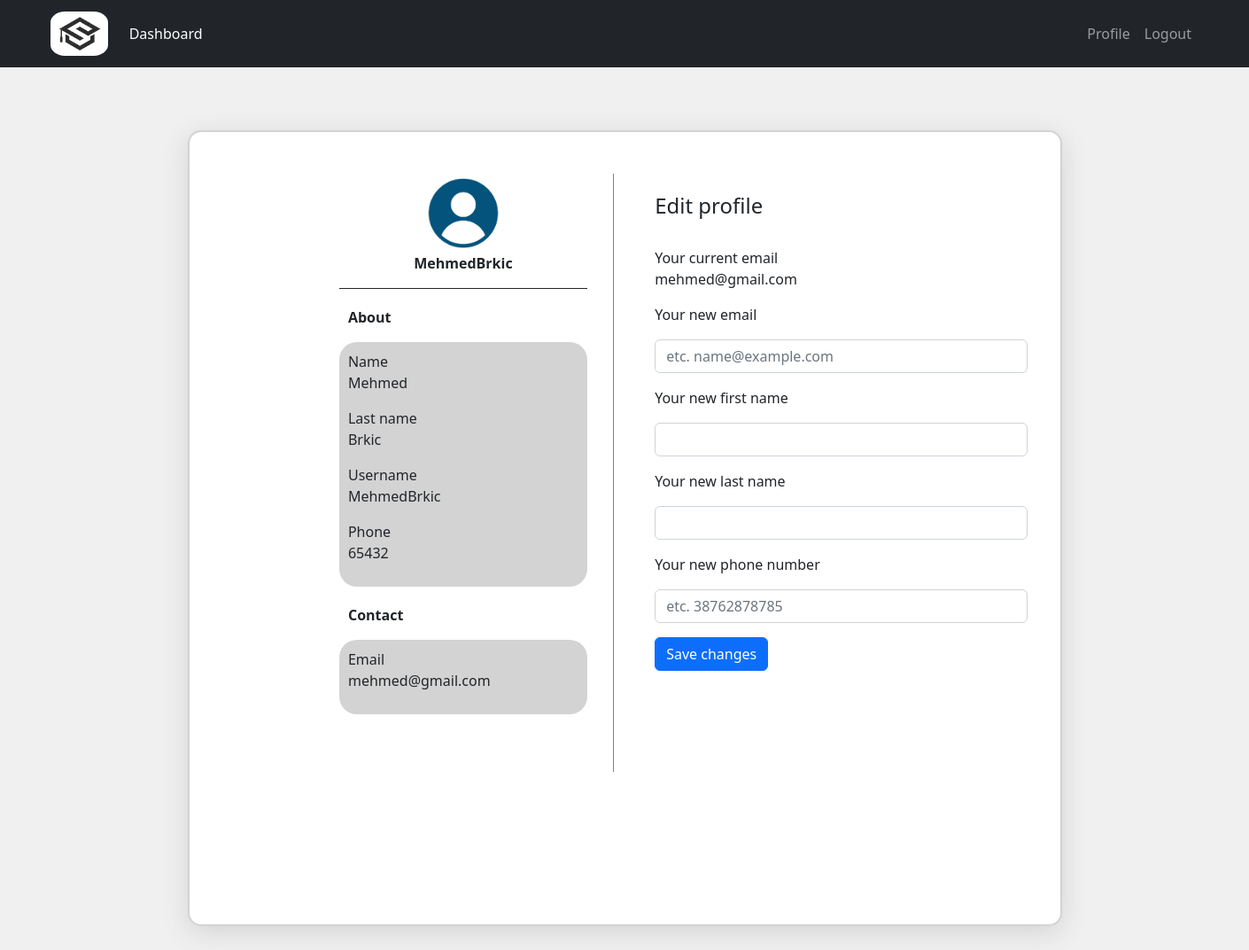
The app's page /courses/profile/18 (signed in), older data.
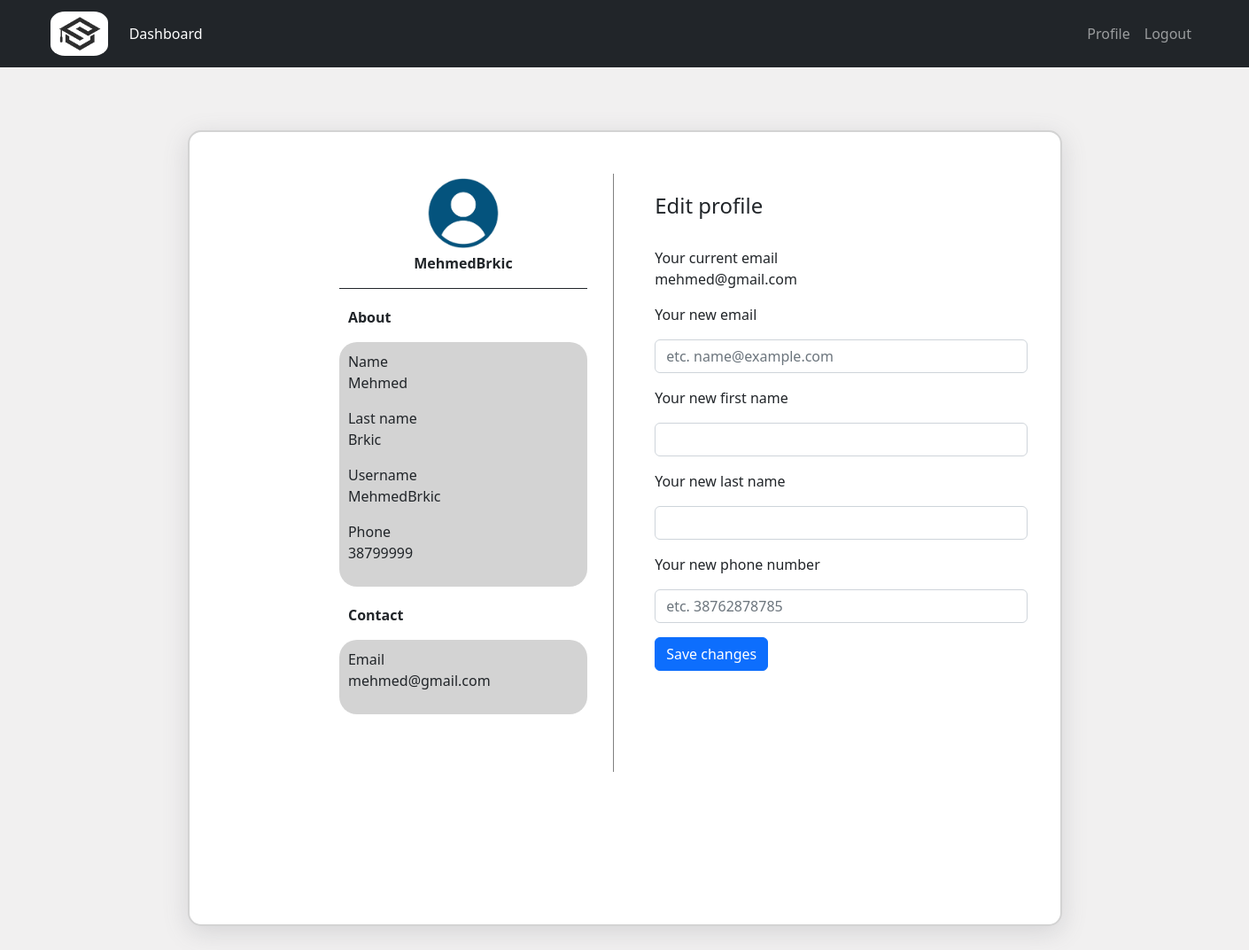
The same page, newer data.
### courses/models.py (models this page shows, shortened)
class Tutor(models.Model):
    user = models.OneToOneField(NewUser,on_delete=models.CASCADE,primary_key=True,related_name='Tutor')
    phone = models.IntegerField()
    course = models.ManyToManyField(Course,through="TutorCourse")

### courses/views.py (the view, shortened to what this page needs)
# urls.py: path('profile/<int:pk>',views.profile,name='profile'),
@login_required
def profile(request,pk):
   user_form = UserUpdateForm()
   return render(request,'courses/profile.html',{'user_form':user_form})

### courses/forms.py
class UserUpdateForm(forms.ModelForm):
    first_name = forms.CharField(required=False, label='First name:', widget=forms.TextInput(attrs={'class':'form-control'}))
    last_name = forms.CharField(required=False, label='Last name:', widget=forms.TextInput(attrs={'class':'form-control'}))
    email = forms.EmailField(required=False, label='Email:', widget=forms.EmailInput(attrs={"placeholder": "etc. name@example.com",
                                                                            "class":"form-control"}))
    phone = forms.CharField(label='Phone number:', widget=forms.NumberInput(
                                                   attrs={"placeholder": "etc. 38762878785","class":"form-control"}))
    class Meta():
        model = NewUser
        fields = ['first_name','last_name','email']

### courses/templatetags/tag.py (called while the page is built)
@register.simple_tag
def getTutor(user):
    tutor = get_object_or_404(Tutor,user=user)
    return tutor

### templates/courses/profile.html (shortened to what this page needs)
{% extends 'courses/dashboard.html' %}
{% block content_courses %}
{% load static %}
<div class="row no-gutters" style="background-color: white; border-radius: 15px; padding: 25px; border: 2px solid lightgray;
                                   box-shadow: rgba(100, 100, 111, 0.2) 0px 7px 29px 0px; width:70%; margin-top: 5%;
                                   margin-bottom: 5%; margin-left: auto; margin-right: auto;">
    <div class="col no-gutters">
        <div id="leftside">
            <div style="margin-top:5%; margin-left: 30%; width: 280px;">
                <div class="horizontalCenter" style="width: 100%;">
                    <img src="{% static 'img/user.png' %}" style="width: 120px;" alt="user">
                </div>
                <p class="horizontalCenter" style="font-weight: bold; margin-bottom: 5px;">{{ user.username }}</p>
                <hr style="background-color: lightgray; opacity: 1;">
            </div>
            <div style="margin-left: 30%; width: 280px; margin-top: 20px;">
                <p style="font-weight: bold; margin-left: 10px;">About</p>
                <div style="background-color: lightgray; border-radius: 20px; height: fit-content;">
                    <div style="padding: 10px;">
                        <p><span>Name</span>
                            <br><span style="font-weight: lighter;">{{ user.first_name }}</span></p>
                        <p><span>Last name</span>
                            <br><span style="font-weight: lighter;">{{ user.last_name }}</span></p>
                        <p><span>Username</span>
                            <br><span style="font-weight: lighter;">{{ user.username }}</span></p>
                        {% load tag %}
                        {% if user.is_student %}
                           {% getStudent user as student %}
                            <p><span>Phone</span>
                                <br><span style="font-weight: lighter;">{{ student.phone }}</span></p>
                            <p><span>Age</span>
                                <br><span style="font-weight: lighter;">{{ student.age }}</span></p>
                        {% else %}
                            {% getTutor user as tutor %}
                                <p><span>Phone</span>
                                    <br><span style="font-weight: lighter;">{{ tutor.phone }}</span></p>
                        {% endif %}
                    </div>
                </div>
                <p style="font-weight: bold; margin-left: 10px; margin-top: 20px;">Contact</p>
                <div style="background-color: lightgray; border-radius: 20px; height: fit-content;">
                    <div style="padding: 10px;">
                        <p><span>Email</span>
                            <br><span style="font-weight: lighter;">{{ user.email }}</span></p>
                    </div>
                </div>
            </div>
        </div>
    </div>
    <div class="col no-gutters">
        <div id="rightside">
            <div style="margin-top:10%; margin-left: 5%;">
                <h4>Edit profile</h4>
                <br>
                <p><span>Your current email</span>
                    <br><span style="font-weight: lighter;">{{ user.email }}</span></p>
                <form action="{% url 'profile' pk=user.pk %}" method="POST">
                    <p><label>Your new email</label><br></p>
                    <p>{{ user_form.email }}</p>
                    <p><label>Your new first name</label></p>
                    <p>{{ user_form.first_name }}</p>
                    <p><label>Your new last name</label></p>
                    <p>{{ user_form.last_name }}</p>
                    <p><label>Your new phone number</label></p>
                    <p>{{ user_form.phone }}</p>
                    <button type="submit" class="btn btn-primary" name="update_user_button">Save changes</button>
                </form>
            </div>
        </div>
    </div>
</div>
{% endblock %}

Row changes from the older to the newer data that the page shows:
changed Tutor: phone "65432" → "38799999"
